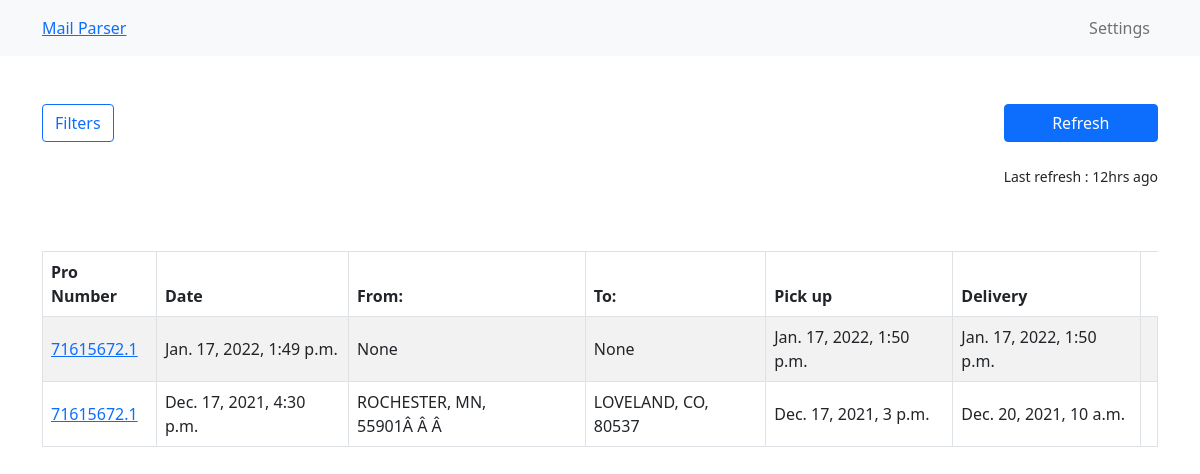
The app's page /, older data.
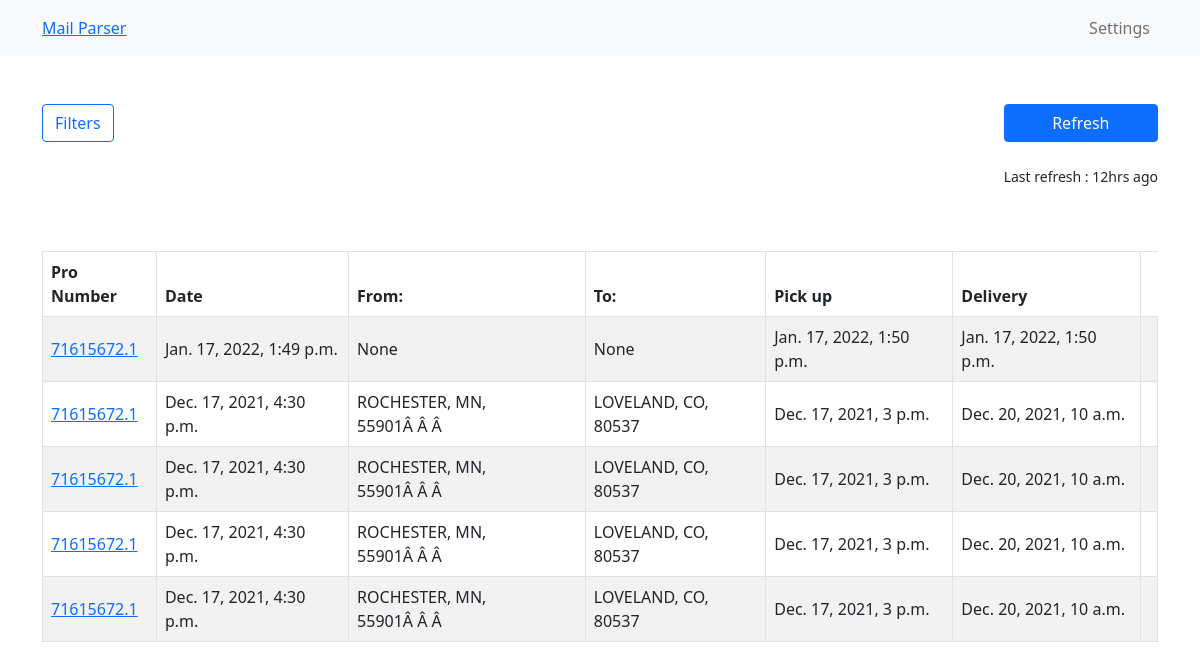
The same page, newer data.
### mails/models.py (models this page shows)
class Mail(models.Model):
	date = models.DateTimeField()
	source_email = models.CharField(max_length=250,default="None")
	pro_number = models.CharField(max_length=100)
	loaded_miles = models.IntegerField()
	pickup = models.DateTimeField()
	delivery = models.DateTimeField()
	no_of_additional_stops = models.IntegerField()
	vehicle_size = models.CharField(max_length=100)
	commodity = models.CharField(max_length=100)
	max_pieces = models.IntegerField()
	max_weight = models.IntegerField()
	from_address = models.CharField(max_length=250,default="None")
	to_address = models.CharField(max_length=250,default="None")
	dimensions = models.CharField(max_length=20)
	stackable = models.CharField(max_length=20)

### mails/views.py (the view)
# urls.py: path('', views.index, name='index'),
def index(request):
	mails = Mail.objects.all()
	context ={
	    "mails": mails
	}
	return render(request, "index.html", context)

### mails/templates/index.html (shortened to what this page needs)
<!DOCTYPE html>
<html lang="en">
<head>
	<link href="https://cdn.jsdelivr.net/npm/bootstrap@5.0.2/dist/css/bootstrap.min.css" rel="stylesheet">
</head>
<body>
	<nav class="navbar navbar-expand-lg navbar-light bg-light">
	  <div class="container container-fluid">
	    <a class="navbar-hrand" href="#">Mail Parser</a>
	    <div class="d-flex justify-content-end collapse navbar-collapse" id="navbarNav">
	      <ul class="navbar-nav">
	        <li class="nav-item">
	          <a class="nav-link" href="{% url 'settings' %}">Settings</a>
	        </li>
	      </ul>
	    </div>
	  </div>
	</nav>
	<div class="container">
		<div class="mt-5 d-flex justify-content-between">
			<div class="">
				<button class="btn btn-outline-primary">Filters</button>
			</div>
			<div class="mb-3 d-flex flex-column justify-content-between">
			  <button class="btn btn-primary" onClick="uploadFile()">Refresh</button>
			  <small class="mt-4">Last refresh : 12hrs ago</small>
			</div>
		</div>
		<div class="mt-5">
			<table class="table rounded align-middle table-striped table-bordered">
				<thead class="">
				<tr>
					<th scope="col">Pro Number</th>
					<th scope="col">Date</th>
					<th scope="col">From: </th>
					<th> To:</th>
					<th scope="col">Pick up</th>
					<th scope="col">Delivery</th>
				</tr>
				</thead>
				<tbody>
				{% for mail in mails %}
				<tr>
				  <td><a href="{% url 'mail_detail' mail_id=mail.id %}">{{mail.pro_number}}</a></td>
				  <td>{{mail.date}}</td>
				  <td>{{mail.from_address}} </td>
				  <td> {{mail.to_address}}</td>
				  <td>{{mail.pickup}}</td>
				  <td>{{mail.delivery}}</td>
				  <td></td>
				</tr>
				{% endfor %}
				</tbody>
			</table>
		</div>
	</div>
</body>
</html>

Row changes from the older to the newer data that the page shows:
added Mail: pro_number "71615672.1", date "Dec. 17, 2021, 4:30 p.m.", from_address "ROCHESTER, MN, 55901Â Â Â", to_address "LOVELAND, CO, 80537", pickup "Dec. 17, 2021, 3 p.m.", delivery "Dec. 20, 2021, 10 a.m."
added Mail: pro_number "71615672.1", date "Dec. 17, 2021, 4:30 p.m.", from_address "ROCHESTER, MN, 55901Â Â Â", to_address "LOVELAND, CO, 80537", pickup "Dec. 17, 2021, 3 p.m.", delivery "Dec. 20, 2021, 10 a.m."
added Mail: pro_number "71615672.1", date "Dec. 17, 2021, 4:30 p.m.", from_address "ROCHESTER, MN, 55901Â Â Â", to_address "LOVELAND, CO, 80537", pickup "Dec. 17, 2021, 3 p.m.", delivery "Dec. 20, 2021, 10 a.m."
